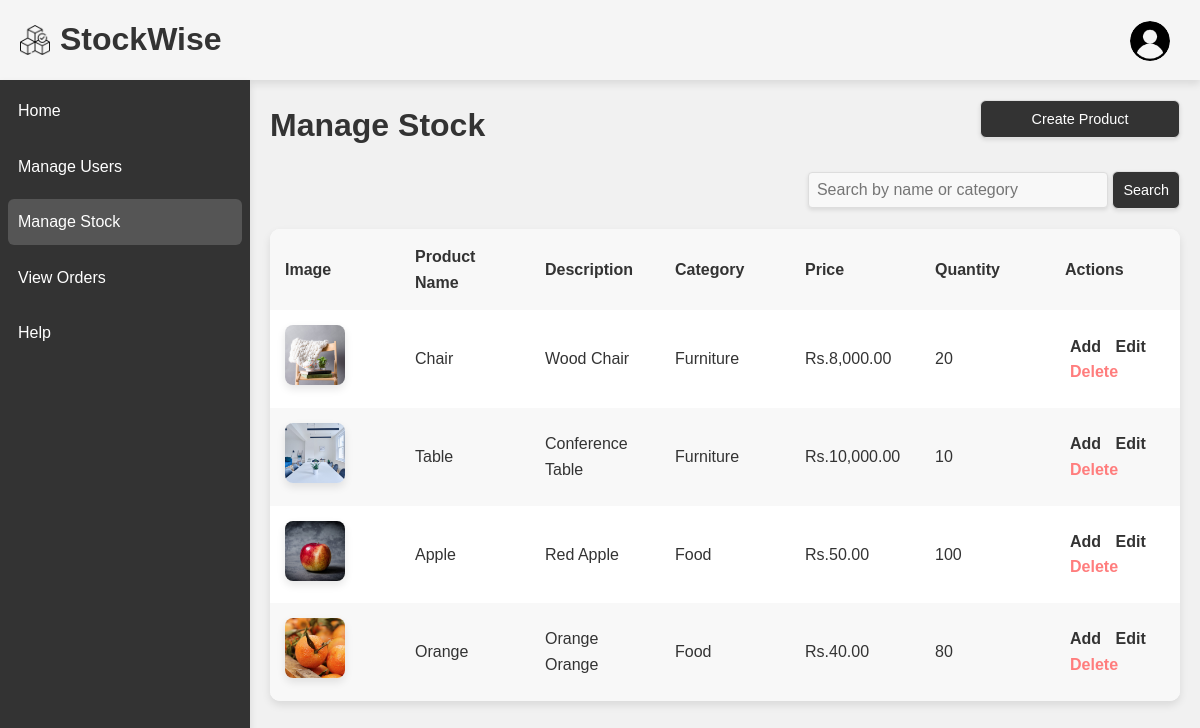
/admin/stock_manage.php (signed in), run on the app's committed database.
### tables this page shows
CREATE TABLE products (
    id INT AUTO_INCREMENT PRIMARY KEY,
    name VARCHAR(100) NOT NULL,
    description TEXT,
    category VARCHAR(50) NOT NULL,
    price DECIMAL(10,2) NOT NULL,
    quantity INT NOT NULL,
    image VARCHAR(255)
);

### admin/stock_manage.php (the view, shortened to what this page needs)
<?php
include '../db.php';
$search_query = '';
$query = "SELECT * FROM products WHERE name LIKE '%$search_query%' OR category LIKE '%$search_query%'";
$result = mysqli_query($conn, $query);
$title = "Manage Stock";
?>
<!DOCTYPE html>
<html lang="en">
<head>
    <link rel="stylesheet" href="../style.css">
</head>
<body>
    <div class="admin-container">
        <?php include('../navbar.php'); ?>
        <?php include 'sidebar.php'; ?>
        <div class="admin-content">
            <div class="admin-header">
                <h1 class="page-title"><?php echo $title; ?></h1>
                <button class="create-btn" onclick="window.location.href='stock_create.php';">Create Product</button>
            </div>
            <form method="POST" action="<?php echo $_SERVER['PHP_SELF']; ?>" class="search-form">
                <input type="text" name="search" placeholder="Search by name or category" value="<?php echo htmlspecialchars($search_query); ?>">
                <button type="submit">Search</button>
            </form>
            <table>
                <thead>
                    <tr>
                        <th>Image</th>
                        <th>Product Name</th>
                        <th>Description</th>
                        <th>Category</th>
                        <th>Price</th>
                        <th>Quantity</th>
                        <th>Actions</th>
                    </tr>
                </thead>
                <tbody>
                    <?php
                    if (mysqli_num_rows($result) > 0) {
                        while ($row = mysqli_fetch_assoc($result)) {
                            echo "<tr>";
                            echo "<td>";
                            if (!empty($row['image'])) {
                                echo "<img src='" . $row['image'] . "' alt='Product Image' class='product-image-small'>";
                            } else {
                                echo "No image";
                            }
                            echo "<td>" . $row['name'] . "</td>";
                            echo "<td>" . $row['description'] . "</td>";
                            echo "<td>" . $row['category'] . "</td>";
                            echo "<td>Rs." . number_format($row['price'], 2) . "</td>";
                            echo "<td>" . $row['quantity'] . "</td>";
                            echo "<td>
                                <a class='edit-btn' href='stock_add.php?id=" . $row['id'] . "'>Add</a>
                                <a class='edit-btn' href='stock_edit.php?id=" . $row['id'] . "'>Edit</a>
                                <a class='delete-btn' href='stock_delete.php?id=" . $row['id'] . "' onclick='return confirm(\"Are you sure?\");'>Delete</a>
                              </td>";
                            echo "</tr>";
                        }
                    } else {
                        echo "<tr><td colspan='5'>No products found</td></tr>";
                    }
                    ?>
                </tbody>
            </table>
        </div>
    </div>
</body>
</html>

### style.css (style rules this page uses)
* { margin: 0; padding: 0; box-sizing: border-box; }
:root { --primary-bg: #ffffff; --secondary-bg: #f8f8f8; --primary-text: #333333; --border-color: #e0e0e0; --shadow-color: rgba(0, 0, 0, 0.1); --button-bg: #333333; --button-text: #ffffff; --button-hover-bg: #555555; --navbar-bg: #f1f1f1; --navbar-text: #333333; }
body { font-family: Arial, sans-serif; background-color: var(--primary-bg); color: var(--primary-text); line-height: 1.6; margin: 0; padding: 0; max-height: 100vh; background-color: var(--navbar-bg); }
.admin-container { min-height: 100vh; }
.admin-content { padding: 20px; width:calc( 100vw-250px); margin-left: 250px; }
input[type="text"], input[type="number"], input[type="password"] { width: 100%; padding: 10px; border: 1px solid var(--border-color); border-radius: 6px; background-color: var(--secondary-bg); box-shadow: 0 2px 4px var(--shadow-color); font-size: 1rem; transition: box-shadow 0.3s ease; }
button { width: 100%; padding: 10px; background-color: var(--button-bg); color: var(--button-text); border: 1px solid var(--border-color); border-radius: 6px; cursor: pointer; transition: background-color 0.3s ease; font-size: 0.9rem; box-shadow: 0 2px 4px var(--shadow-color); }
table { width: 100%; border-collapse: separate; border-spacing: 0; box-shadow: 0 4px 8px var(--shadow-color); border-radius: 10px; overflow: hidden; background-color: var(--primary-bg); margin-bottom: 20px; table-layout: fixed; }
th, td { padding: 15px; text-align: left; }
th { background-color: var(--secondary-bg); color: var(--primary-text); font-weight: bold; }
tr:nth-child(even) { background-color: var(--secondary-bg); }
td { color: var(--primary-text); }
a { text-decoration: none; }
.product-image-small { width: 60px; height: 60px; object-fit: cover; border-radius: 8px; box-shadow: 0 4px 8px var(--shadow-color); position: relative; }
.create-btn { width: 200px; float:right; margin-bottom: 20px; }
.delete-btn { color: rgb(255, 125, 125); border-radius: 5px; padding: 5px; font-weight: bold; }
.edit-btn { color: #333333; font-weight: bold; border-radius: 5px; padding: 5px; }
.page-title { display: inline; }
.admin-header { align-items: center; margin-bottom: 20px; }
.search-form { float: right; margin-bottom: 20px; }
.search-form input[type="text"] { padding: 8px; width: 300px; border-radius: 4px; border: 1px solid #ddd; }
.search-form button[type="submit"] { width: fit-content; }

### data on the page
products: image (picture), name "Chair", description "Wood Chair", category "Furniture", price "8,000.00", quantity "20"
products: image (picture), name "Table", description "Conference Table", category "Furniture", price "10,000.00", quantity "10"
products: image (picture), name "Apple", description "Red Apple", category "Food", price "50.00", quantity "100"
products: image (picture), name "Orange", description "Orange Orange", category "Food", price "40.00", quantity "80"

### other printed values
$title "Manage Stock"
